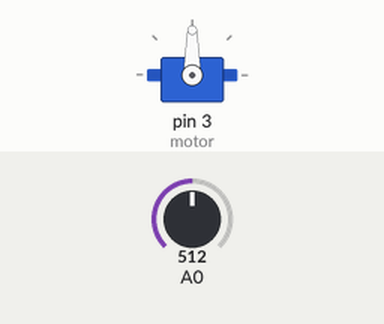
Simulated run of this sketch. Board: Arduino Uno, built with avr-gcc and run on an emulated ATmega328P. On the bench: servo. Inputs (shaded band) come from the test bench; at power-on: A0 = 512.

Above: at 1.2 s.
1.3 s: A0 set to 716
At 2.0 s:
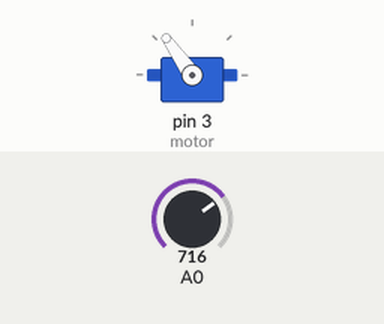
2.8 s: A0 set to 900
At 3.1 s:
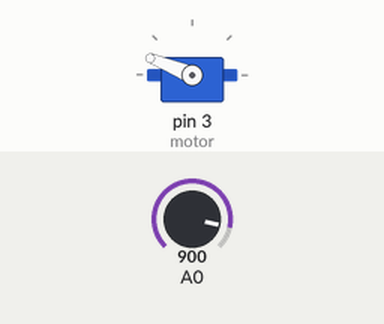
4.3 s: A0 set to 1023
At 5.4 s:
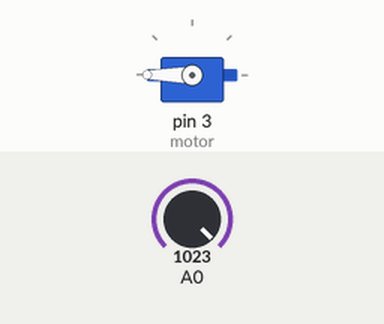
5.8 s: A0 set to 306
At 6.6 s:
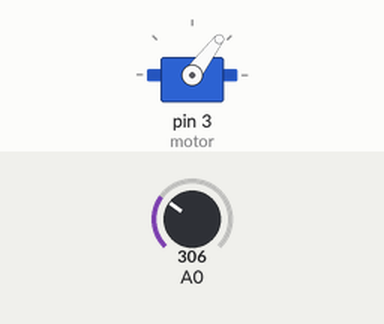
7.3 s: A0 set to 122
At 7.7 s:
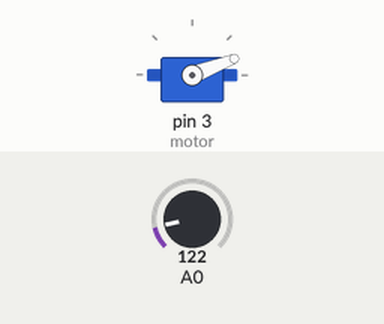
Timing chart, 0 to 9.8 s (numbered marks = the images above; inputs shaded):
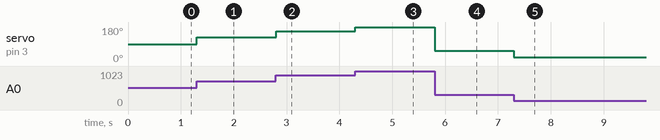

The sketch:

servomotorjoystick.ino
```cpp
#include <Servo.h>

Servo motor;

int readin;
int degree;

void setup() {
  // put your setup code here, to run once:
  motor.attach(3);
}

void loop() {
  // put your main code here, to run repeatedly:
  readin = analogRead(A0);
  degree = map(readin, 0, 1023, 0, 180);
  motor.write(degree);
}
```

Measured:
- after the input at 1.3 s, servo on pin 3 (motor): 90° → 125° at once
- after the input at 2.8 s, servo on pin 3 (motor): 125° → 158° at once
- after the input at 4.3 s, servo on pin 3 (motor): 158° → 180° at once
- after the input at 5.8 s, servo on pin 3 (motor): 180° → 53° at once
- after the input at 7.3 s, servo on pin 3 (motor): 53° → 21° at once
